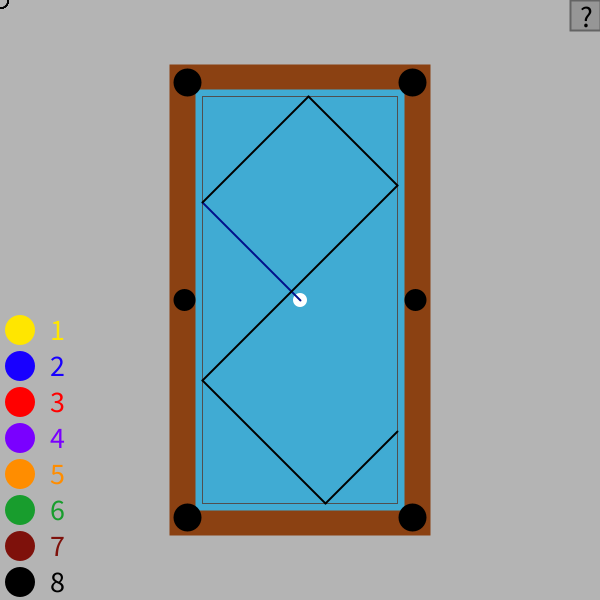
Frame 1 (no input)
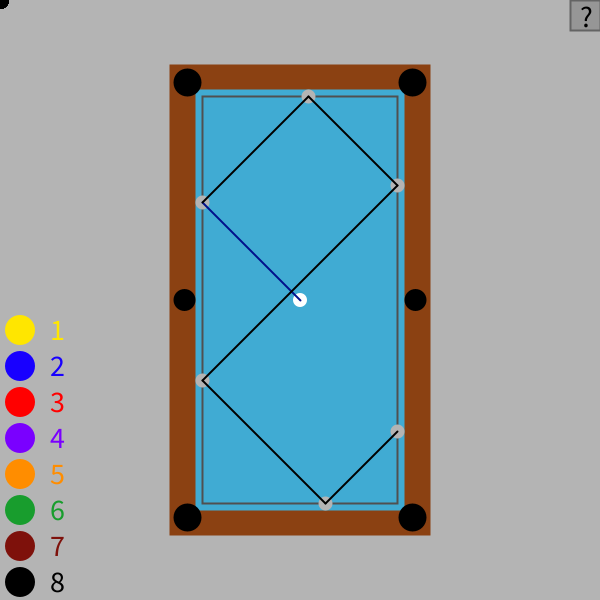
Frame 60 (the mouse pressed at the canvas centre just before this capture)
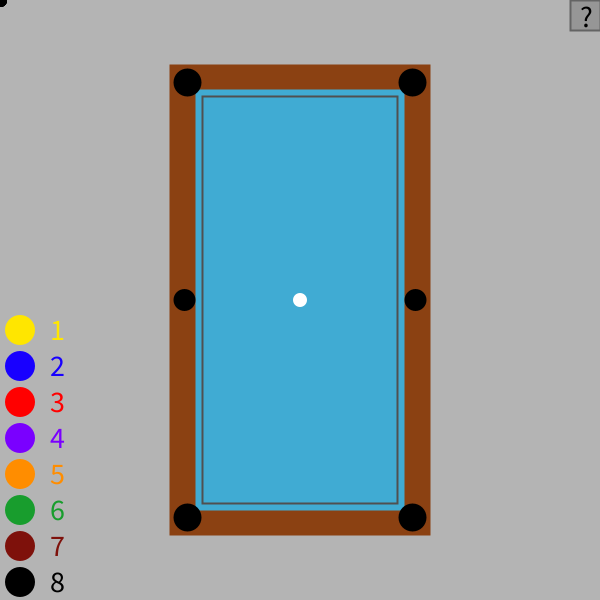
Frame 120 (the mouse held since frame 60 and released just before this capture)

The Processing sketch that drew these frames (run headless with seeded random() and noise(); from frame 60 on, the mouse is pressed at the canvas centre):

// Processing sketch: Assignment_2
// ── Assignment_2.pde
void settings () {
  size(600, 600);
}

void setup() {
}

//all the coordinates of the reflection points of the trajectory path
float[] reflectionPoints = new float[14];

float[] reflectionAngles = new float[7];

//array of marker points
float[][] markers = new float[15][15];

//is true if ball will be hit
boolean[] ballHit = new boolean [666667];

//to caclculate the angle of the shot
PVector cueAngle, initialArm;

//locks the shot in place
boolean shotLock = true;

//adjustable values
float boundaryWidth = 209;
float boundaryHeight = 421;
float tableWidth = boundaryWidth+52;
float tableHeight = boundaryHeight+50;
float cueBallDiameter = 14;
float otherBallsDiameter = 14;

//cue ball
float cueBallX = 300;
float cueBallY = 300;

//for when the user doesn't want to view a ball's trajectory the color's alpha decreases
boolean transparent[] = new boolean [15];

//if user selects this ball
boolean ballSelected[] = new boolean [15];

//flashing counter for when a ball is selected
int flashCounter = 0;

//balls' colors
float ballColor[] = new float [45];

//array with preset colors
//yellow, blue, red, purple, orange, green, mahagony, black
float colors[] = {255, 230, 0, 24, 0, 255, 255, 0, 0, 122, 0, 255, 255, 141, 0, 24, 157, 45, 126, 17, 11, 0, 0, 0};

//an array of numbers
char integers[] = {'1', '2', '3', '4', '5', '6', '7', '8'};

//if ball is 'invisible'
boolean visibility[] = new boolean[15];

//makes drag smoother
boolean cueDragged = false;

//true if the help tab is opened
boolean helpTab = false;

//true if a ball is selected
boolean markerTab = false;

//the ball that was selected
int currentBall = 666;

//marker counter
int markerCount = 0; 


void draw() {
  //flash Counter
  if (flashCounter<600) {
    flashCounter++;
  } else {
    flashCounter = 0;
  }

  //background
  background(180);

  //to caculate initial angle of shot
  initialArm = new PVector(300, 0);
  //if shot is locked then the trajectory line won't move 
  cueAngle = new PVector(mouseX-cueBallX, mouseY-cueBallY);


  //pool table
  noStroke();
  fill(#8B4112);
  rect(300-tableWidth/2, 300-tableHeight/2, tableWidth, tableHeight);

  //inside table
  fill(#40ABD3);
  rect(326-tableWidth/2, 325-tableHeight/2, boundaryWidth, boundaryHeight);

  //rectangle of reflection boundaries inside the pool table
  noFill();
  stroke(80);
  rect(326-tableWidth/2+cueBallDiameter/2, 325-tableHeight/2+cueBallDiameter/2, 
    boundaryWidth-cueBallDiameter, boundaryHeight-cueBallDiameter);

  //pocket/holes
  noStroke();
  fill(0);
  ellipse(318-tableWidth/2, 318-tableHeight/2, 28, 28);
  ellipse(282+tableWidth/2, 318-tableHeight/2, 28, 28);
  ellipse(318-tableWidth/2, 282+tableHeight/2, 28, 28);
  ellipse(282+tableWidth/2, 282+tableHeight/2, 28, 28);
  ellipse(315-tableWidth/2, 300, 22, 22);
  ellipse(285+tableWidth/2, 300, 22, 22);

  //puts cue ball coordinates and direction into reflectionPoints/Angles array
  reflectionPoints[0] = cueBallX;
  reflectionPoints[1] = cueBallY;
  if (shotLock) {
    reflectionAngles[0] = initialAngle();
  }

  //if cue ball is moved
  if (cueDragged) {
    if (mouseX-cueBallDiameter/2>=300-boundaryWidth/2 && mouseX+cueBallDiameter/2<=300+boundaryWidth/2) {
      cueBallX = mouseX;
    }
    if ( mouseY-cueBallDiameter/2>=300-boundaryHeight/2 && mouseY+cueBallDiameter/2<=300+boundaryHeight/2) {
      cueBallY = mouseY;
    }
  }

  //cue ball
  noStroke();
  fill(255);
  ellipse(cueBallX, cueBallY, cueBallDiameter, cueBallDiameter);

  //marker balls
  for (int j = 0; j<15; j++) {

    noStroke();

    //is slightly transparent if the ball is selected
    if (ballSelected[j]) {
      if ((flashCounter/40)%2 == 0) {
        fill(ballColor[3*j], ballColor[3*j+1], ballColor[3*j+2], 255);
      } else {
        fill(ballColor[3*j], ballColor[3*j+1], ballColor[3*j+2], 120);
      }
    } else {
      fill(ballColor[3*j], ballColor[3*j+1], ballColor[3*j+2]);
    }

    //expands a bit when cursor is hovering over a ball
    if (mouseX>markers[j][0]-otherBallsDiameter/2 && mouseX<markers[j][0]+otherBallsDiameter/2 
      && mouseY>markers[j][1]-otherBallsDiameter/2 && mouseY<markers[j][1]+otherBallsDiameter/2
      || ballSelected[j]) {
      ellipse(markers[j][0], markers[j][1], otherBallsDiameter+4, otherBallsDiameter+4);
    } else {
      ellipse(markers[j][0], markers[j][1], otherBallsDiameter, otherBallsDiameter);
    }
  }

  //lines of trajectory
  if (!cueDragged) {
    //ghost balls for cue ball
    for (int l = 0; l<11; l+=2) {
      fill(180);
      ellipse(reflectionPoints[l+2], reflectionPoints[l+3], cueBallDiameter, cueBallDiameter);
    }

    //to reset ball hit in case ball is not his this frame
    for (int a = 0; a<15; a++) {
      ballHit[a] = false;
    }

    stroke(0);
    strokeWeight(2);
    //trajectory lines
    for (int i = 0; i<11; i+=2) {
      //initial shot line is blue
      if (i == 0) {
        stroke(#01108B);
      } else {
        stroke(0);
      }
      //lines connected by points of incidence
      reflection(i/2+1, reflectionPoints[i], reflectionPoints[i+1], reflectionAngles[i/2]);
      line(reflectionPoints[i], reflectionPoints[i+1], reflectionPoints[i+2], reflectionPoints[i+3]);
    }

    //marker ball lines
    for (int y = 0; y<15; y++) {

      //visibility check
      if (visibility[y]) {
        //fill of the ball depends on its ballColor
        stroke(ballColor[3*y], ballColor[3*y+1], ballColor[3*y+2], 40);
        fill(ballColor[3*y], ballColor[3*y+1], ballColor[3*y+2], 40);
      } else {
        //fill of the ball depends on its ballColor
        stroke(ballColor[3*y], ballColor[3*y+1], ballColor[3*y+2]);
        fill(ballColor[3*y], ballColor[3*y+1], ballColor[3*y+2]);
      }
      if (ballHit[y]) {
        for (int z = 0; z<12; z+=3) {
          //calculates the position and angle of the next ghost ball
          markerReflection(y, z);
          if (markers[y][0] != 0 && markers[y][1] != 0) {
            line(markers[y][z], markers[y][z+1], markers[y][z+3], markers[y][z+4]);
          }
        }

        //ghost balls for other balls
        for (int l = 3; l<15; l+=3) {
          noStroke();
          //        fill(ballColor[3*y], ballColor[3*y+1], ballColor[3*y+2], 100);
          ellipse(markers[y][l], markers[y][l+1], otherBallsDiameter, otherBallsDiameter);
        }
      }
    }
  }

  //color guide on the left
  for (int e = 0; e<24; e+=3) {
    noStroke();
    fill(colors[e], colors[e+1], colors[e+2]);
    ellipse(20, 330 + 12*e, 30, 30);

    textSize(30);
    //corresponding number
    text(e/3+1, 50, 340 + 12*e);
  }

  //the help tab on the right
  if (helpTab) {
    fill(150);
    stroke(100);
    rect(450, 0, 450, 600);

    //instructions
    fill(0);
    textSize(16);

    text("Drag cue ball \nto move it", 460, 20);

    text("Click on a ball for\nadditional options", 460, 80);

    text("Numbers 1~8 to\nplace a ball", 460, 150);

    text("'c' : move cue \nball to cursor", 460, 220);

    text("'SPACEBAR' :\nlock the shot\nin place", 460, 290);

    text("'t' and 'y':\ntoggle visibility\nof all balls", 460, 380);

    text("'r': clear all\nballs", 460, 470);

    text("'LEFT' and 'RIGHT'\n arrow keys to \n adjust shot", 460, 540);
  }

  //button to open the help tab
  stroke(100);
  if (mouseX>570 && mouseY < 30) {
    fill(100);
    rect(570, 0, 30, 30);
  } else { 
    fill(150);
    rect(570, 0, 30, 30);
  }
  fill(0);
  textSize(30);
  text("?", 580, 27);

  //markerTab on the right 
  if (markerTab) {
    stroke(100);
    fill(150);
    rect(0, 0, 150, 150);

    //instructions
    fill(0);
    textSize(16);

    text("1~8 to change\ncolor of ball", 10, 20);

    text("'v' : toggle\nvisibility", 10, 80);
  }
}

//function to calculate angles without returning undefined values between two points
float angleOf(float initialX, float initialY, float terminalX, float terminalY) {
  PVector initialLine, terminalLine;
  initialLine = new PVector(300, 0);
  terminalLine = new PVector(terminalX - initialX, terminalY - initialY);
  if (initialY>terminalY) {
    return 2*PI - PVector.angleBetween(initialLine, terminalLine);
  } else {
    return PVector.angleBetween(initialLine, terminalLine);
  }
}

//checks if ball will collide with another ball on its path
boolean checkCollision (float startX, float startY, float shotAngle, float ballX, float ballY, float initialBallDiameter, float incidentBallDiameter) {
  if (sin(abs(shotAngle - angleOf(startX, startY, ballX, ballY)))*(sqrt(pow(ballX-startX, 2)+pow(ballY-startY, 2))) < initialBallDiameter/2 + incidentBallDiameter/2
    && abs(shotAngle - angleOf(startX, startY, ballX, ballY))<PI/2) {
    return true;
  } else {
    return false;
  }
}

//angle of the initial cue shot
float initialAngle() {
  if (mouseY<cueBallY) {
    return 2*PI - PVector.angleBetween(cueAngle, initialArm);
  } else {
    return PVector.angleBetween(cueAngle, initialArm);
  }
}

void keyPressed() {

  //if user wants to change the color of an existing ball
  if (markerTab && currentBall != 666) {
    for (int t = 0; t<8; t++) {
      if (key == integers[t]) {
        //sets color based on the number pressed
        ballColor[3*currentBall] = colors[3*t];
        ballColor[3*currentBall+1] = colors[3*t+1];
        ballColor[3*currentBall+2] = colors[3*t+2];
      }
    }

    //if user toggles the visibility
    if (key == 'v') {
      visibility[currentBall] = !visibility[currentBall];
    }
  } else {
    //sets down a marker ball
    if (markerCount<15) {
      for (int t = 0; t<8; t++) {
        if (key == integers[t] && mouseX-otherBallsDiameter/2>=300-boundaryWidth/2 && mouseX+otherBallsDiameter/2<=300+boundaryWidth/2
          && mouseY-otherBallsDiameter/2>=300-boundaryHeight/2 && mouseY+otherBallsDiameter/2<=300+boundaryHeight/2) {

          //sets color based on the number pressed
          markers[markerCount][0] = mouseX; 
          markers[markerCount][1] = mouseY; 
          ballColor[3*markerCount] = colors[3*t];
          ballColor[3*markerCount+1] = colors[3*t+1];
          ballColor[3*markerCount+2] = colors[3*t+2];
          markerCount++;
        }
      }
    }
  }

  //changes ALL of the balls' visibilities
  if (key == 't') {
    for (int t = 0; t<15; t++) {
      visibility[t] = true;
    }
  }

  if (key == 'y') {
    for (int t = 0; t<15; t++) {
      visibility[t] = false;
    }
  }

  //resets all balls and their transparency
  if (key=='r') {
    for (int k = 0; k<15; k++) {
      for (int n = 0; n<15; n++) {
        markers[k][n] = 0;
      }
      transparent[k] = false;
    }
    markerCount = 0;
  }
  //moves cue ball to cursor
  if (key =='c') {
    cueBallX = mouseX; 
    cueBallY = mouseY;
  }

  //toggles between locking the shot in place and allowing it to follow the cursor
  if (key == ' ') {
    shotLock = !shotLock;
    println("user toggled shotLock");
  }

  if (keyCode == LEFT) {
    reflectionAngles[0] = reflectionAngles[0] +=PI/7200;
  }
  if (keyCode == RIGHT) {
    reflectionAngles[0] = reflectionAngles[0] -=PI/7200;
  }
}

void mousePressed() {

  //if user moves the cue ball
  if (mouseX>cueBallX-cueBallDiameter/2 && mouseX<cueBallX+cueBallDiameter/2 
    && mouseY>cueBallY-cueBallDiameter/2 && mouseY<cueBallY+cueBallDiameter/2) {
    cueDragged = true;
  }

  markerTab = false;

  //if user selects a ball
  for (int b = 0; b<15; b++) {
    if (mouseX>markers[b][0]-otherBallsDiameter/2 && mouseX<markers[b][0]+otherBallsDiameter/2
      && mouseY>markers[b][1]-otherBallsDiameter/2 && mouseY<markers[b][1]+otherBallsDiameter/2) {
      ballSelected[b] = !ballSelected[b];
      markerTab = true;
      currentBall = b;
    } else {
      ballSelected[b] = false;
    }
  }

  //if user open the help tab
  if (mouseX>570 && mouseY < 30) {
    helpTab = !helpTab;
  }
}

void mouseReleased() {
  //cue ball stops moving when mouse is released
  cueDragged = false;
}

int previousHitBall = 666666;



//line of trajectory to check when it crosses the boundaries of the pool table
void reflection (int reflectionNumber, float ballX, float ballY, float ballAngle) {

  //is true if there is going to be a collision so that it will only it a ball or a wall not both
  boolean collided = false;

  //the numbered ball in array markers that will be hit
  int collisionNumber = 666666;

  //the ength from a markers collision ghost ball to the shot ball, so lengths can be compared
  float ballDistance = 666666;  

  //an array to compare all distance values with the min function
  float[] collisions = new float [14];

  //sets all the collisions elemnts to some arbritrary value to prevent NaN
  for (int y = 0; y<14; y++) {
    collisions[y] = 1000;
  }

  //checks if the ball will collide with another ball
  //goes through every marker ball to see which one it hits
  for (int p = 0; p<14; p++) { 
    if (checkCollision(ballX, ballY, ballAngle, markers[p][0], markers[p][1], cueBallDiameter, otherBallsDiameter) && markers[p][0] != 0 && !ballHit[p]) {
      //puts this value into array to text for the minimun (the ball it will hit first)
      collisions[p] = (cos(abs(ballAngle - angleOf(ballX, ballY, markers[p][0], markers[p][1])))
        *(sqrt(pow(markers[p][0]-ballX, 2)+pow(markers[p][1]-ballY, 2))) - sqrt(pow(cueBallDiameter/2+otherBallsDiameter/2, 2)-pow(sin(abs(ballAngle - angleOf(ballX, ballY, markers[p][0], markers[p][1])))
        *(sqrt(pow(markers[p][0]-ballX, 2)+pow(markers[p][1]-ballY, 2))), 2)));

      //q will be the smallest distance from a marker ball in the shot line
      ballDistance = min(collisions);

      /*if the distance from this ball to the shot ball is the shortest in the array,
       it will change the ball number that is hit to the current ball being checked*/
      if (collisions[p] == min(collisions)) {
        collisionNumber = p;

        //true if it is in the shot line of some ball
        ballHit[collisionNumber] = true;
      }
    }
  }

  //values for the ball that was hit
  // only counts as a collision if q and collisionNumber were given values in the for loop above
  if (collisionNumber != 666666 && ballDistance != 666666) {

    //x coordinate of ghost ball
    reflectionPoints[2*reflectionNumber] = ballX + cos(ballAngle)*ballDistance;

    //y cordinate of ghost ball
    reflectionPoints[2*reflectionNumber+1] = ballY + sin(ballAngle)*ballDistance;

    // angle of reflection
    if (angleOf(ballX, ballY, markers[collisionNumber][0], markers[collisionNumber][1]) > ballAngle) {
      reflectionAngles[reflectionNumber] = (angleOf(reflectionPoints[2*reflectionNumber], 
        reflectionPoints[2*reflectionNumber+1], markers[collisionNumber][0], markers[collisionNumber][1]) + 3*PI/2)%(2*PI);
    } else {
      reflectionAngles[reflectionNumber] = (angleOf(reflectionPoints[2*reflectionNumber], 
        reflectionPoints[2*reflectionNumber+1], markers[collisionNumber][0], markers[collisionNumber][1]) + PI/2)%(2*PI);
    }

    //angle of hit ball
    markers[collisionNumber][2] = (angleOf(reflectionPoints[2*reflectionNumber], 
      reflectionPoints[2*reflectionNumber+1], markers[collisionNumber][0], markers[collisionNumber][1]));

    //means that it bounces of a ball not a wall
    collided = true;
  }

  if (!collided) {

    if (ballAngle >= atan((300+boundaryHeight/2-cueBallDiameter/2-ballY)/(300+boundaryWidth/2-cueBallDiameter/2-ballX))
      && ballAngle < PI - atan((300+boundaryHeight/2-cueBallDiameter/2-ballY)/(ballX-300+boundaryWidth/2-cueBallDiameter/2))) {
      //checks if ball will bounce of the bottom side
      reflectionPoints[2*reflectionNumber] = ballX + (300+boundaryHeight/2-cueBallDiameter/2-ballY)/tan(ballAngle);
      reflectionPoints[2*reflectionNumber+1] = 300+boundaryHeight/2-cueBallDiameter/2;
      reflectionAngles[reflectionNumber] = 2*PI - reflectionAngles[reflectionNumber-1];
    } else if (ballAngle >= PI - atan((300+boundaryHeight/2-cueBallDiameter/2-ballY)/(ballX-300+boundaryWidth/2-cueBallDiameter/2)) 
      && ballAngle < PI + atan((ballY-300+boundaryHeight/2-cueBallDiameter/2)/(ballX-300+boundaryWidth/2-cueBallDiameter/2))) {
      //checks if ball will bounce of the left side
      reflectionPoints[2*reflectionNumber] = 300-boundaryWidth/2+cueBallDiameter/2;
      reflectionPoints[2*reflectionNumber+1] = ballY + (300-boundaryWidth/2+cueBallDiameter/2-ballX)*tan(ballAngle);
      reflectionAngles[reflectionNumber] = (3*PI - reflectionAngles[reflectionNumber-1])%(2*PI);
    } else if (ballAngle >= PI + atan((ballY-300+boundaryHeight/2-cueBallDiameter/2)/(ballX-300+boundaryWidth/2+cueBallDiameter/2)) 
      && ballAngle < 2*PI - atan((ballY-300+boundaryHeight/2-cueBallDiameter/2)/(300+boundaryWidth/2-cueBallDiameter/2-ballX))) {
      //checks if ball will bounce of the top side
      reflectionPoints[2*reflectionNumber] = ballX - (ballY-300+boundaryHeight/2-cueBallDiameter/2)/tan(ballAngle);
      reflectionPoints[2*reflectionNumber+1] = 300-boundaryHeight/2+cueBallDiameter/2;
      reflectionAngles[reflectionNumber] = 2*PI - reflectionAngles[reflectionNumber-1];
    } else {
      //checks if ball will bounce of the right side
      reflectionPoints[2*reflectionNumber] = 300+boundaryWidth/2-cueBallDiameter/2;
      reflectionPoints[2*reflectionNumber+1] = ballY + (300+boundaryWidth/2-cueBallDiameter/2-ballX)*tan(ballAngle);
      reflectionAngles[reflectionNumber] = (3*PI - reflectionAngles[reflectionNumber-1])%(2*PI);
    }
  }
}



//line of trajectory to check when it crosses the boundaries of the pool table
void markerReflection (int markerNumber, int reflectionNumber) {

  //is true if there is going to be a collision so that it will only it a ball or a wall not both
  boolean collided = false;

  //the numbered ball in array markers that will be hit
  int collisionNumber = 666666;

  //the ength from a markers collision ghost ball to the shot ball, so lengths can be compared
  float ballDistance = 666666;

  //an array to comparre all distance values with the min function
  float[] collisions = new float [14];

  //sets all the collisions elemnts to some arbritrary value to prevent NaN
  for (int y = 0; y<14; y++) {
    collisions[y] = 1000;
  }

  //checks if the ball will collide with another ball
  //goes through every marker ball to see which one it hits
  for (int p = 0; p<14; p++) {
    if (checkCollision(markers[markerNumber][reflectionNumber], markers[markerNumber][reflectionNumber+1], markers[markerNumber][reflectionNumber+2], markers[p][0], markers[p][1], otherBallsDiameter, otherBallsDiameter) && markers[p][0] != 0 && !ballHit[p] && p != markerNumber) {
      //puts this value into array to text for the minimun (the ball it will hit first)
      collisions[p] = (cos(abs(markers[markerNumber][reflectionNumber+2] - angleOf(markers[markerNumber][reflectionNumber], markers[markerNumber][reflectionNumber+1], markers[p][0], markers[p][1])))
        *(sqrt(pow(markers[p][0]-markers[markerNumber][reflectionNumber], 2)+pow(markers[p][1]-markers[markerNumber][reflectionNumber+1], 2))) - sqrt(pow(otherBallsDiameter/2+otherBallsDiameter/2, 2)-pow(sin(abs(markers[markerNumber][reflectionNumber+2] - angleOf(markers[markerNumber][reflectionNumber], markers[markerNumber][reflectionNumber+1], markers[p][0], markers[p][1])))
        *(sqrt(pow(markers[p][0]-markers[markerNumber][reflectionNumber], 2)+pow(markers[p][1]-markers[markerNumber][reflectionNumber+1], 2))), 2)));

      //q will be the smallest distance from a marker ball in the shot line
      ballDistance = min(collisions);

      //if the distance from this ball to the shot ball is the shortest in the array,
      //it will change the ball number that is hit to the current ball being checked
      if (collisions[p] == min(collisions)) {
        collisionNumber = p;

        //true if it is in the shot line of some ball
        ballHit[collisionNumber] = true;
      }
    }
  }

  // only counts as a collision if q and collisionNumber were given values in the for loop above
  if (collisionNumber != 666666 && ballDistance != 666666 ) {

    //x coordinate of ghost ball
    markers[markerNumber][reflectionNumber+3] = markers[markerNumber][reflectionNumber] + cos(markers[markerNumber][reflectionNumber+2])*ballDistance;

    //y cordinate of ghost ball
    markers[markerNumber][reflectionNumber+4] = markers[markerNumber][reflectionNumber+1] + sin(markers[markerNumber][reflectionNumber+2])*ballDistance;

    // angle of reflection
    if (angleOf(markers[collisionNumber][0], markers[collisionNumber][1], markers[markerNumber][reflectionNumber], markers[markerNumber][reflectionNumber+1]) > (markers[markerNumber][reflectionNumber+2] + PI)%(2*PI)) {
      markers[markerNumber][reflectionNumber+5] = (angleOf(markers[markerNumber][reflectionNumber+3], 
        markers[markerNumber][reflectionNumber+4], markers[collisionNumber][0], markers[collisionNumber][1]) + 3*PI/2)%(2*PI);
 println("NO");
  } else {
      println("OK");
      markers[markerNumber][reflectionNumber+5] = (angleOf(markers[collisionNumber][reflectionNumber+3], 
        markers[collisionNumber][reflectionNumber+4], markers[collisionNumber][0], markers[collisionNumber][1]) - PI/2)%(2*PI);
    }

    markers[collisionNumber][2] = (angleOf(markers[markerNumber][reflectionNumber+3], 
      markers[markerNumber][reflectionNumber+4], markers[collisionNumber][0], markers[collisionNumber][1]));

    //means that it bounces of a ball not a wall
    collided = true;
  }


  if (!collided ) {

    if (markers[markerNumber][reflectionNumber+2] >= atan((300+boundaryHeight/2-otherBallsDiameter/2-markers[markerNumber][reflectionNumber+1])/(300+boundaryWidth/2-otherBallsDiameter/2-markers[markerNumber][reflectionNumber]))
      && markers[markerNumber][reflectionNumber+2] < PI - atan((300+boundaryHeight/2-otherBallsDiameter/2-markers[markerNumber][reflectionNumber+1])/(markers[markerNumber][reflectionNumber]-300+boundaryWidth/2-otherBallsDiameter/2))) {
      //checks if ball will bounce of the bottom side
      markers[markerNumber][reflectionNumber+3] = markers[markerNumber][reflectionNumber] + (300+boundaryHeight/2-otherBallsDiameter/2-markers[markerNumber][reflectionNumber+1])/tan(markers[markerNumber][reflectionNumber+2]);
      markers[markerNumber][reflectionNumber+4] = 300+boundaryHeight/2-otherBallsDiameter/2;
      markers[markerNumber][reflectionNumber+5] = 2*PI - markers[markerNumber][  reflectionNumber+2];
    } else if (markers[markerNumber][reflectionNumber+2] >= PI - atan((300+boundaryHeight/2-otherBallsDiameter/2-markers[markerNumber][reflectionNumber+1])/(markers[markerNumber][reflectionNumber]-300+boundaryWidth/2-otherBallsDiameter/2)) 
      && markers[markerNumber][reflectionNumber+2] < PI + atan((markers[markerNumber][reflectionNumber+1]-300+boundaryHeight/2-otherBallsDiameter/2)/(markers[markerNumber][reflectionNumber]-300+boundaryWidth/2-otherBallsDiameter/2))) {
      //checks if ball will bounce of the left side
      markers[markerNumber][reflectionNumber+3] = 300-boundaryWidth/2+otherBallsDiameter/2;
      markers[ markerNumber][reflectionNumber+4] = markers[markerNumber][reflectionNumber+1] + (300-boundaryWidth/2+otherBallsDiameter/2-markers[markerNumber][reflectionNumber])*tan(markers[markerNumber][reflectionNumber+2]);
      markers[markerNumber][reflectionNumber+5] = (3*PI - markers[markerNumber][reflectionNumber+2])%(2*PI);
    } else if (markers[markerNumber][reflectionNumber+2] >= PI + atan((markers[markerNumber][reflectionNumber+1]-300+boundaryHeight/2-otherBallsDiameter/2)/(markers[markerNumber][reflectionNumber]-300+boundaryWidth/2+otherBallsDiameter/2)) 
      && markers[markerNumber][reflectionNumber+2] < 2*PI - atan((markers[markerNumber][reflectionNumber+1]-300+boundaryHeight/2-otherBallsDiameter/2)/(300+boundaryWidth/2-otherBallsDiameter/2-markers[markerNumber][reflectionNumber]))) {
      //checks if ball will bounce of the top side
      markers[markerNumber][reflectionNumber+3] = markers[markerNumber][reflectionNumber] - (markers[markerNumber][reflectionNumber+1]-300+boundaryHeight/2-otherBallsDiameter/2)/tan(markers[markerNumber][reflectionNumber+2]);
      markers[markerNumber][reflectionNumber+4] = 300-boundaryHeight/2+otherBallsDiameter/2;
      markers[markerNumber][reflectionNumber+5] = 2*PI - markers[markerNumber][  reflectionNumber+2];
    } else {
      //checks if ball will bounce of the right side
      markers[markerNumber][reflectionNumber+3] = 300+boundaryWidth/2-otherBallsDiameter/2;
      markers[markerNumber][reflectionNumber+4] = markers[markerNumber][reflectionNumber+1] + (300+boundaryWidth/2-otherBallsDiameter/2-markers[markerNumber][reflectionNumber])*tan(markers[markerNumber][reflectionNumber+2]);
      markers[markerNumber][reflectionNumber+5] = (3*PI - markers[markerNumber][reflectionNumber+2])%(2*PI);
    }
  }
}
